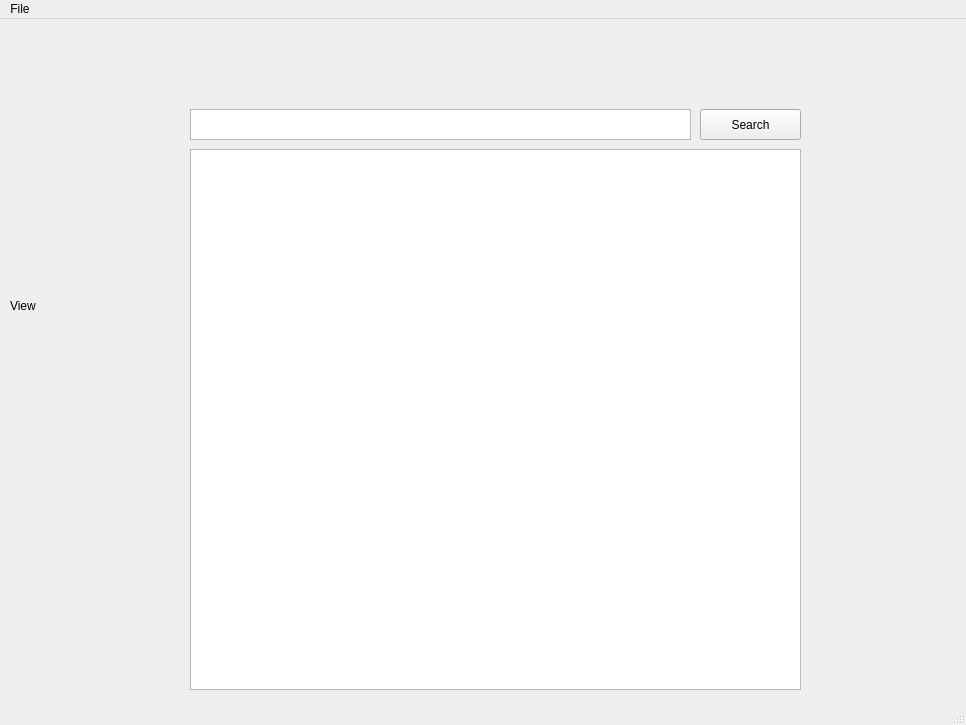
<?xml version="1.0" encoding="UTF-8"?>
<ui version="4.0">
 <class>MainWindow</class>
 <widget class="QMainWindow" name="MainWindow">
  <property name="geometry">
   <rect>
    <x>0</x>
    <y>0</y>
    <width>966</width>
    <height>725</height>
   </rect>
  </property>
  <property name="windowTitle">
   <string>MainWindow</string>
  </property>
  <widget class="QWidget" name="centralwidget">
   <widget class="QPushButton" name="pushButton">
    <property name="geometry">
     <rect>
      <x>700</x>
      <y>90</y>
      <width>101</width>
      <height>31</height>
     </rect>
    </property>
    <property name="text">
     <string>Search</string>
    </property>
   </widget>
   <widget class="QTextEdit" name="textEdit">
    <property name="geometry">
     <rect>
      <x>190</x>
      <y>90</y>
      <width>501</width>
      <height>31</height>
     </rect>
    </property>
   </widget>
   <widget class="QLabel" name="lblthumbnail">
    <property name="geometry">
     <rect>
      <x>10</x>
      <y>240</y>
      <width>166</width>
      <height>94</height>
     </rect>
    </property>
    <property name="text">
     <string>View</string>
    </property>
    <property name="scaledContents">
     <bool>true</bool>
    </property>
   </widget>
   <widget class="QTableWidget" name="tbl">
    <property name="geometry">
     <rect>
      <x>190</x>
      <y>130</y>
      <width>611</width>
      <height>541</height>
     </rect>
    </property>
   </widget>
   <widget class="QLabel" name="lblInfo">
    <property name="geometry">
     <rect>
      <x>190</x>
      <y>50</y>
      <width>67</width>
      <height>17</height>
     </rect>
    </property>
    <property name="text">
     <string/>
    </property>
   </widget>
  </widget>
  <widget class="QMenuBar" name="menubar">
   <property name="geometry">
    <rect>
     <x>0</x>
     <y>0</y>
     <width>966</width>
     <height>22</height>
    </rect>
   </property>
   <widget class="QMenu" name="menuFile">
    <property name="title">
     <string>File</string>
    </property>
    <addaction name="actionImport"/>
   </widget>
   <addaction name="menuFile"/>
  </widget>
  <widget class="QStatusBar" name="statusbar"/>
  <action name="actionImport">
   <property name="text">
    <string>Import</string>
   </property>
  </action>
 </widget>
 <resources/>
 <connections/>
</ui>
